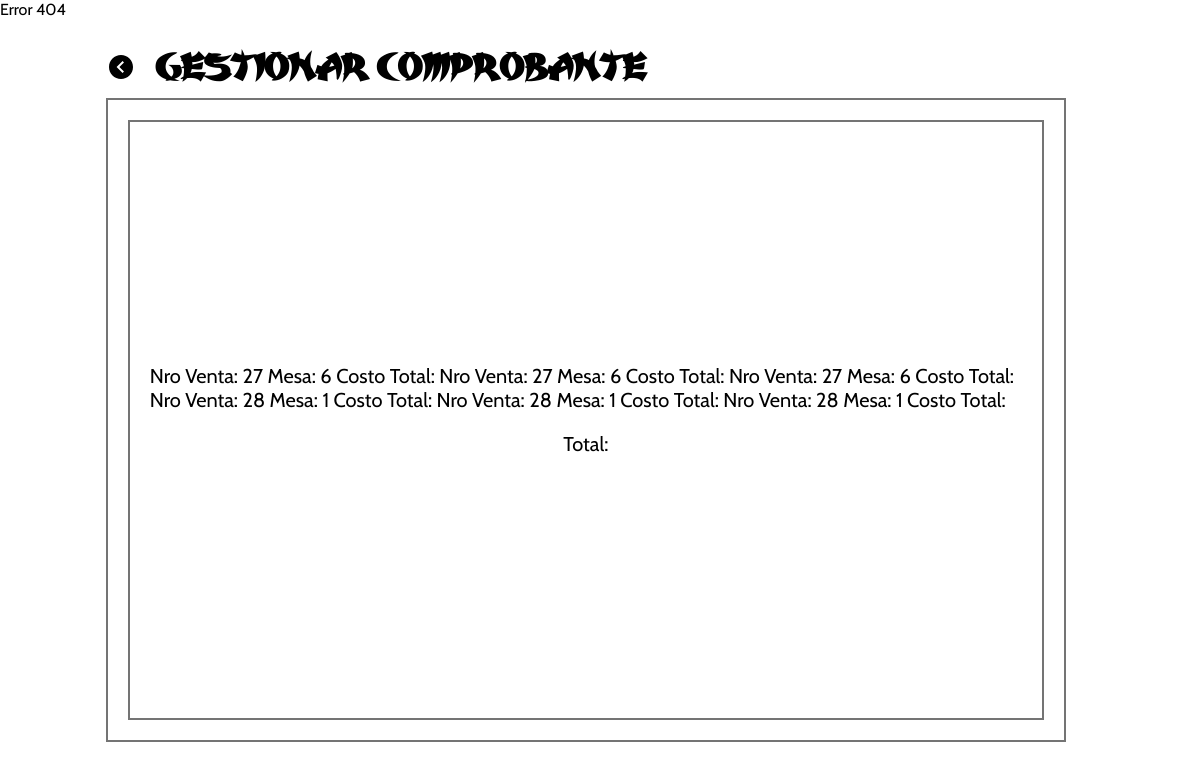
/PHP/opGesComprobante.php, run on the app's committed database.
### tables this page shows
CREATE TABLE `det_venta_plato` (
  `id_vent_plat` int(11) NOT NULL,
  `id_comprobante` int(11) DEFAULT NULL,
  `id_mesa` int(11) NOT NULL,
  `cantidad_plato` int(11) NOT NULL,
  `costo_plato` double NOT NULL,
  `id_usuario` int(11) NOT NULL,
  `esta_det_venta` tinyint(2) NOT NULL DEFAULT '0',
  `hora_atencion` time DEFAULT NULL,
  `id_plato` int(11) NOT NULL
);

### PHP/opGesComprobante.php (the view, shortened to what this page needs)
<?php
    include("conexion.php");
?>
<!DOCTYPE html>
<html lang="es">
<head>
    <link rel="stylesheet" href="../CSS/opAdmPromocion.css">
</head>
<body>
<?php
   switch($_SESSION['tipo_usuario']){
       default:
       echo"Error 404";
       break;
   }
  ?>
    <main>
        <div class="cabecera">
            <a class="volver" href="home.php">
                <svg xmlns="http://www.w3.org/2000/svg" width="24" height="24" viewBox="0 0 24 24"><path d="M0 12c0 6.627 5.373 12 12 12s12-5.373 12-12-5.373-12-12-12-12 5.373-12 12zm7.58 0l5.988-5.995 1.414 1.416-4.574 4.579 4.574 4.59-1.414 1.416-5.988-6.006z"/></svg>
            </a>
            <h2>GESTIONAR COMPROBANTE</h2>
        </div>
        <div class="contenido">
            <div class="contenido-unico">
                <?php
                    $solicitud = "SELECT *FROM det_venta_plato";
                    $resultado = mysqli_query($conexion, $solicitud);
                    foreach($resultado as $Aux){
                ?>
                <tr>
                    <td><?php echo 'Nro Venta: '.$Aux['id_comprobante']?></td>
                    <td><?php echo 'Mesa: '.$Aux['id_mesa']?></td>
                    <td><?php echo 'Costo Total: '.$array[$mesas['estado_mesa']]?></td>
                </tr>
                <?php
                    }
                ?>
                <p>Total: <?php echo "" ?></p>
            </div>
        </div>
    </main>
</body>
</html>

### CSS/opAdmyGes.css (style rules this page uses)
.cabecera { display: flex; align-items: center; }
.cabecera>h2 { line-height: 0; margin-left: 20px; }
.volver>svg { width: 30px; transition: .2s ease-in; }
.contenido { height: 75vh; border: 2px solid rgb(116, 116, 116); padding: 20px; display: flex; flex-direction: column; }
.contenido-unico { height: 75vh; border: 2px solid rgb(116, 116, 116); padding: 20px; display: flex; flex-direction: column; justify-content: center; align-items: center; font-size: 20px; }

### CSS/administrador.css (style rules this page uses)
body { display: flex; margin: 0 ; padding:0; overflow: hidden; }
h1,h2 { font-family: var(--tipografia-título); }
a { text-decoration: none; }
main { width: 80%; padding: 40px; }

### CSS/principal.css (style rules this page uses)
:root { --tamaño-logo: 80px; --tamaño-logo-grande: 170px; --tamaño-títulos: 35px; --tamaño-subtítulos: 25px; --tamaño-párrafos: 16px; --color-primario: #D80A00; --color-secundario: #DB6D00; --color-terciario: #FF625D; --sobra-basica: 0 5px 8px 5px rgba(0, 0, 0, .25); --tipografia-título: 'Karate'; --tipografia-párrafos: 'Cabin', sans-serif; --linea-abajo: 3px solid black; --transicion: .2s ease-in; --transicion-larga: .5s ease-in; }
body { font-family: var(--tipografia-párrafos); min-height: 97.6vh; }
h2 { font-size: var(--tamaño-títulos); }
a { color: black; }

### data on the page
det_venta_plato: id_comprobante "27", id_mesa "6"
det_venta_plato: id_comprobante "27", id_mesa "6"
det_venta_plato: id_comprobante "27", id_mesa "6"
det_venta_plato: id_comprobante "28", id_mesa "1"
det_venta_plato: id_comprobante "28", id_mesa "1"
det_venta_plato: id_comprobante "28", id_mesa "1"
